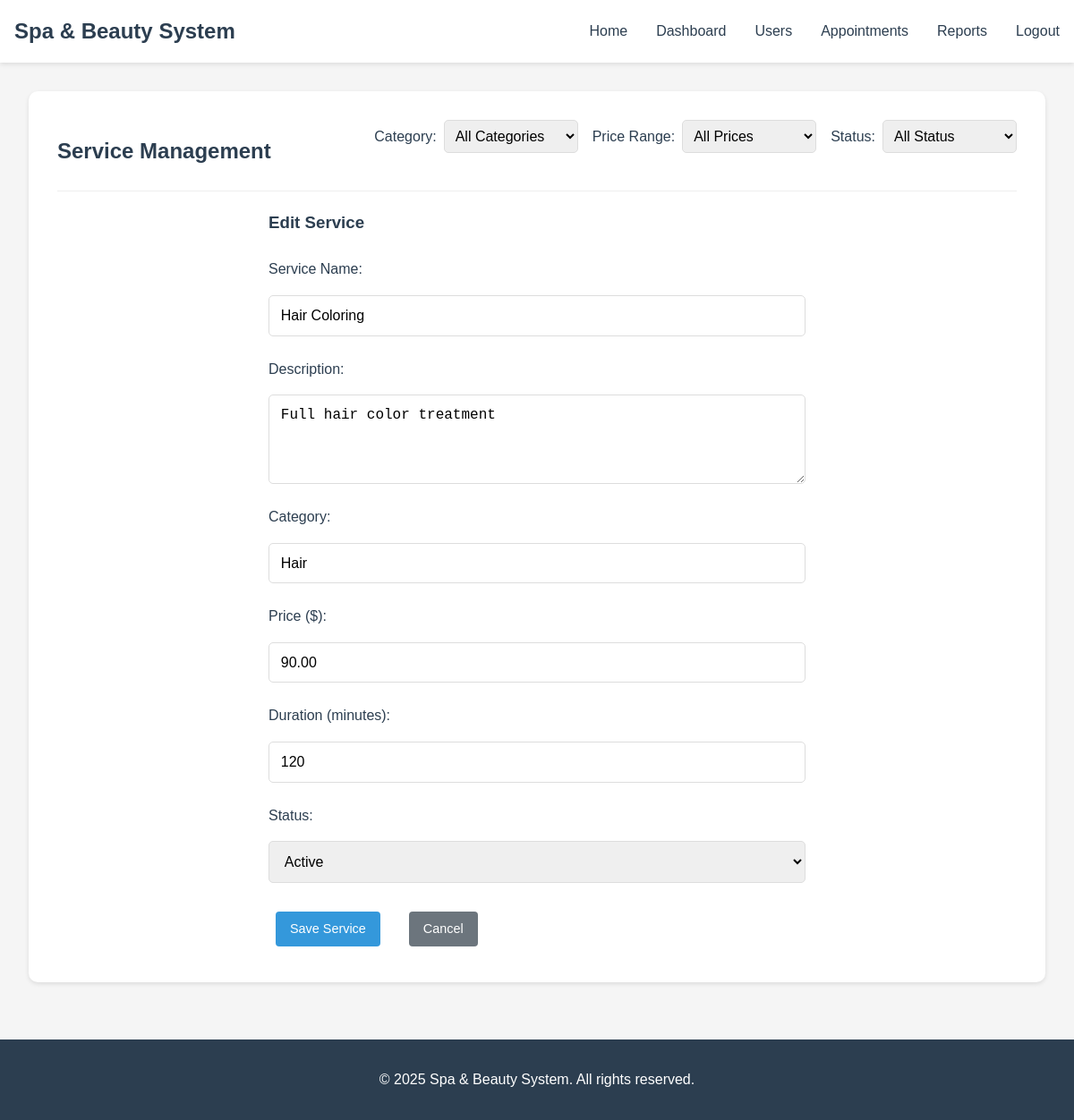
The app's page /admin/services.php?action=edit&id=6 (signed in) with its own data.
### tables this page shows
CREATE TABLE IF NOT EXISTS `services` (
    `id` INT PRIMARY KEY AUTO_INCREMENT,
    `name` VARCHAR(255) NOT NULL,
    `description` TEXT,
    `category` VARCHAR(100) NOT NULL,
    `price` DECIMAL(10,2) NOT NULL,
    `duration` INT NOT NULL,
    `status` ENUM('active', 'inactive') DEFAULT 'active',
    `created_at` TIMESTAMP DEFAULT CURRENT_TIMESTAMP,
    `updated_at` TIMESTAMP DEFAULT CURRENT_TIMESTAMP ON UPDATE CURRENT_TIMESTAMP
);

### admin/services.php (the view, shortened to what this page needs)
<?php
$priceFilter = $_GET['price'] ?? 'all';
$statusFilter = $_GET['status'] ?? 'all';
$action = $_GET['action'] ?? 'list';
$editService = null;
if ($action === 'edit' && isset($_GET['id'])) {
    $conn = getDBConnection();
    if ($conn) {
        $sql = "SELECT * FROM services WHERE id = ?";
        $stmt = $conn->prepare($sql);
        $stmt->bind_param("i", $_GET['id']);
        $stmt->execute();
        $result = $stmt->get_result();
        if ($row = $result->fetch_assoc()) {
            $editService = $row;
        }
    }
}
$conn = getDBConnection();
if ($conn) {
    $sql = "SELECT * FROM services WHERE 1=1";
    $sql .= " ORDER BY category, name";
    $stmt = $conn->prepare($sql);
    $stmt->execute();
    $result = $stmt->get_result();
}
?>
<!DOCTYPE html>
<html lang="en">
<head>
    <link rel="stylesheet" href="../assets/css/style.css">
</head>
<body>
    <header>
        <nav>
            <div class="logo">
                <h1>Spa & Beauty System</h1>
            </div>
            <ul class="nav-links">
                <li><a href="/index.php">Home</a></li>
                <li><a href="dashboard.php">Dashboard</a></li>
                <li><a href="users.php">Users</a></li>
                <li><a href="appointments.php">Appointments</a></li>
                <li><a href="reports.php">Reports</a></li>
                <li><a href="../auth/logout.php">Logout</a></li>
            </ul>
        </nav>
    </header>
    <main>
        <div class="dashboard-container">
            <section class="services-section">
                <div class="section-header">
                    <h2>Service Management</h2>
                    <div class="filter-controls">
                        <div class="filter-group">
                            <label for="category-filter">Category:</label>
                            <select id="category-filter" onchange="applyFilters()">
                                <option value="all">All Categories</option>
                            </select>
                        </div>
                        <div class="filter-group">
                            <label for="price-filter">Price Range:</label>
                            <select id="price-filter" onchange="applyFilters()">
                                <option value="all" <?php echo $priceFilter === 'all' ? 'selected' : ''; ?>>All Prices</option>
                            </select>
                        </div>
                        <div class="filter-group">
                            <label for="status-filter">Status:</label>
                            <select id="status-filter" onchange="applyFilters()">
                                <option value="all" <?php echo $statusFilter === 'all' ? 'selected' : ''; ?>>All Status</option>
                            </select>
                        </div>
                    </div>
                </div>
                <?php if ($action === 'add' || $action === 'edit'): ?>
                    <div class="form-section">
                        <h3><?php echo $action === 'add' ? 'Add New Service' : 'Edit Service'; ?></h3>
                        <form method="POST" class="service-form">
                            <div class="form-group">
                                <label for="name">Service Name:</label>
                                <input type="text" id="name" name="name" required
                                       value="<?php echo $editService ? htmlspecialchars($editService['name']) : ''; ?>">
                            </div>
                            <div class="form-group">
                                <label for="description">Description:</label>
                                <textarea id="description" name="description" rows="3"><?php echo $editService ? htmlspecialchars($editService['description']) : ''; ?></textarea>
                            </div>
                            <div class="form-group">
                                <label for="category">Category:</label>
                                <input type="text" id="category" name="category" required list="categories"
                                       value="<?php echo $editService ? htmlspecialchars($editService['category']) : ''; ?>">
                            </div>
                            <div class="form-group">
                                <label for="price">Price ($):</label>
                                <input type="number" id="price" name="price" step="0.01" min="0" required
                                       value="<?php echo $editService ? htmlspecialchars($editService['price']) : ''; ?>">
                            </div>
                            <div class="form-group">
                                <label for="duration">Duration (minutes):</label>
                                <input type="number" id="duration" name="duration" min="15" step="15" required
                                       value="<?php echo $editService ? htmlspecialchars($editService['duration']) : ''; ?>">
                            </div>
                            <div class="form-group">
                                <label for="status">Status:</label>
                                <select id="status" name="status" required>
                                    <option value="active" <?php echo $editService && $editService['status'] === 'active' ? 'selected' : ''; ?>>Active</option>
                                </select>
                            </div>
                            <div class="form-actions">
                                <button type="submit" name="save_service" class="btn btn-primary">Save Service</button>
                                <a href="services.php" class="btn btn-secondary">Cancel</a>
                            </div>
                        </form>
                    </div>
                <?php endif; ?>
            </section>
        </div>
    </main>
    <footer>
        <p>&copy; <?php echo date('Y'); ?> Spa & Beauty System. All rights reserved.</p>
    </footer>
</body>
</html>

### assets/css/style.css (style rules this page uses)
* { margin: 0; padding: 0; box-sizing: border-box; }
body { font-family: 'Arial', sans-serif; line-height: 1.6; color: #333; background-color: #f5f5f5; }
header { background-color: #fff; box-shadow: 0 2px 5px rgba(0,0,0,0.1); padding: 1rem 0; }
nav { max-width: 1200px; margin: 0 auto; padding: 0 1rem; display: flex; justify-content: space-between; align-items: center; }
.logo h1 { color: #2c3e50; font-size: 1.5rem; }
.nav-links { display: flex; list-style: none; gap: 2rem; }
.nav-links a { text-decoration: none; color: #2c3e50; font-weight: 500; transition: color 0.3s ease; }
main { max-width: 1200px; margin: 2rem auto; padding: 0 1rem; }
.btn { display: inline-block; padding: 0.8rem 1.5rem; border-radius: 5px; text-decoration: none; font-weight: 500; transition: all 0.3s ease; margin: 0.5rem; }
.btn-primary { background-color: #3498db; color: #fff; }
.btn-secondary { background-color: #95a5a6; color: #fff; }
footer { text-align: center; padding: 2rem 0; background-color: #2c3e50; color: #fff; margin-top: 4rem; }
.form-group { display: flex; flex-direction: column; gap: 0.5rem; }
.form-group label { color: #2c3e50; font-weight: 500; }
.form-group input { padding: 0.8rem; border: 1px solid #ddd; border-radius: 5px; font-size: 1rem; }
.dashboard-container { max-width: 1200px; margin: 2rem auto; padding: 0 1rem; }
.filter-controls { margin-bottom: 2rem; display: flex; align-items: center; gap: 1rem; }
.filter-controls label { color: #2c3e50; font-weight: 500; }
.filter-controls select { padding: 0.5rem; border: 1px solid #ddd; border-radius: 5px; font-size: 1rem; }
.section-header { display: flex; justify-content: space-between; align-items: center; margin-bottom: 2rem; }
.section-header h2 { color: #2c3e50; margin: 0; }
.filter-controls { display: flex; align-items: center; gap: 1rem; }
.form-section { max-width: 600px; margin: 0 auto; }
.form-section h3 { color: #2c3e50; margin-bottom: 1.5rem; }
.form-actions { display: flex; gap: 1rem; margin-top: 1rem; }
.services-section { background-color: #fff; padding: 2rem; border-radius: 10px; box-shadow: 0 2px 5px rgba(0,0,0,0.1); }
.filter-controls { display: flex; flex-wrap: wrap; gap: 1rem; margin-bottom: 2rem; }
.filter-group { display: flex; align-items: center; gap: 0.5rem; }
.filter-group label { color: #2c3e50; font-weight: 500; white-space: nowrap; }
.filter-group select { padding: 0.5rem; border: 1px solid #ddd; border-radius: 5px; font-size: 1rem; min-width: 150px; }
.service-form { max-width: 600px; margin: 0 auto; }
.service-form .form-group { margin-bottom: 1.5rem; }
.service-form label { display: block; margin-bottom: 0.5rem; color: #2c3e50; font-weight: 500; }
.service-form input[type="text"], .service-form input[type="number"], .service-form textarea, .service-form select { width: 100%; padding: 0.8rem; border: 1px solid #ddd; border-radius: 5px; font-size: 1rem; }
.service-form textarea { resize: vertical; min-height: 100px; }
.section-header { display: flex; justify-content: space-between; align-items: center; margin-bottom: 20px; padding-bottom: 10px; border-bottom: 1px solid #eee; }
.btn { display: inline-block; padding: 8px 16px; border: none; border-radius: 4px; cursor: pointer; text-decoration: none; font-size: 0.9em; transition: background-color 0.3s; }
.btn-secondary { background-color: #6c757d; color: white; }

### records on screen
services: name "Hair Coloring", description "Full hair color treatment", category "Hair", price "90.00", duration "120", status "Active"
